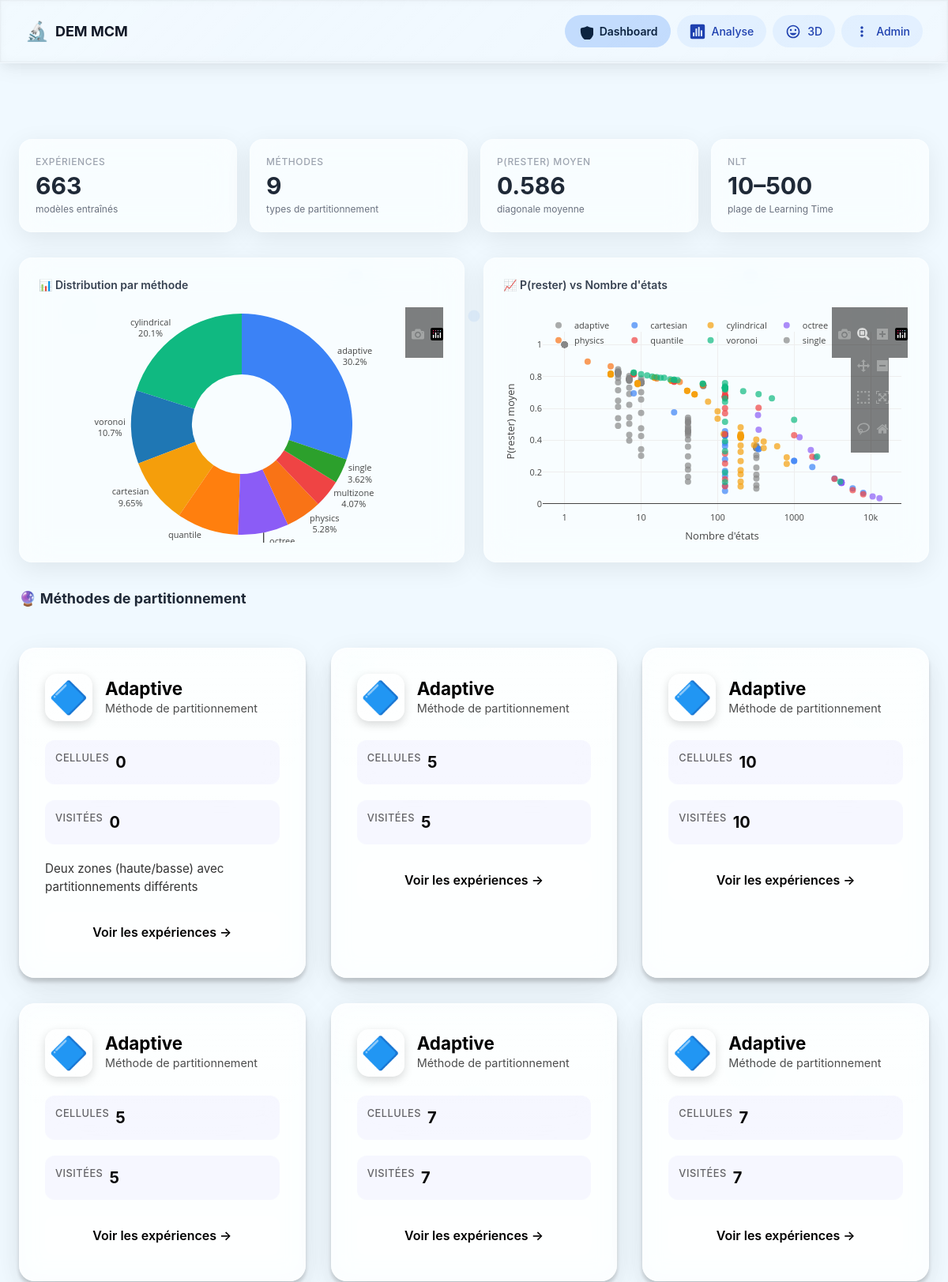
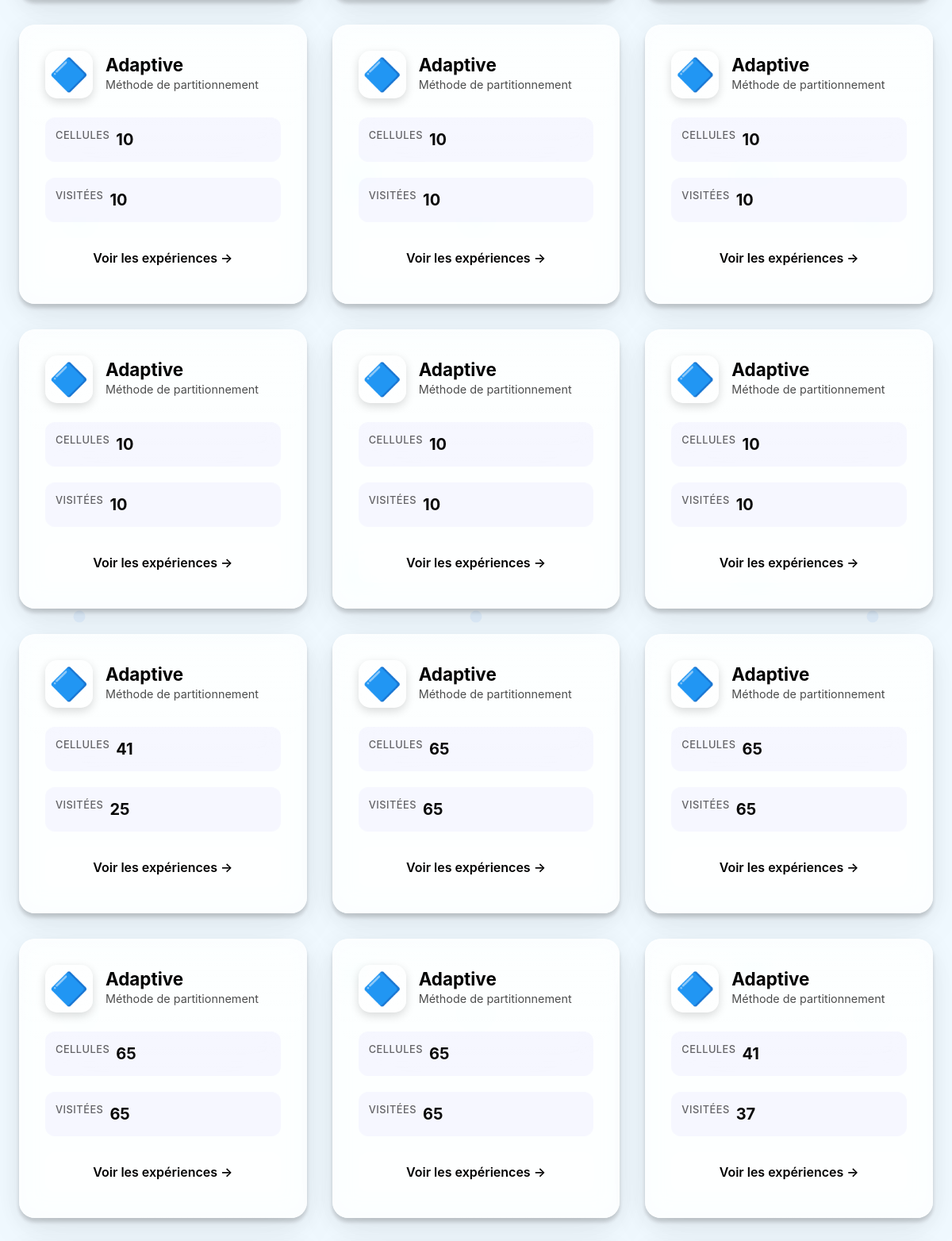
The page / (upper part) on the database its author committed (2 pictures, top to bottom).
### markov/models.py (models this page shows, shortened)
class PartitionMethod(models.Model):
    METHODS = [
        ("cartesian", "Cartésien"),
        ("cylindrical", "Cylindrique"),
        ("voronoi", "Voronoï (K-means)"),
        ("quantile", "Quantile (équi-pop)"),
        ("octree", "Octree adaptatif"),
        ("physics", "Physics-aware"),
        ("adaptive","Adaptive"),
        ("multizone","Multizone"),
        ("single","Single")
    ]
    name = models.CharField(max_length=50, choices=METHODS, db_index=True)
    description = models.TextField(blank=True)
    parameters = models.JSONField(
        default=dict,
        help_text="Paramètres du partitionneur (nx, ny, nz, nr, ntheta, n_cells, ...)"
    )
    label = models.CharField(max_length=200, unique=True, db_index=True)
    n_cells = models.IntegerField(default=0)
    n_cells_visited = models.IntegerField(default=0, blank=True)
    population_mean = models.FloatField(null=True, blank=True)
    population_std = models.FloatField(null=True, blank=True)
    population_cv = models.FloatField(
        null=True, blank=True,
        help_text="Coefficient de variation = std/mean (plus petit = mieux)"
    )
    created_at = models.DateTimeField(auto_now_add=True)
    class Meta:
        ordering = ["name", "n_cells"]
        verbose_name = "Méthode de partitionnement"

### markov/views.py (the view)
# urls.py: path("", views.dashboard, name="dashboard"),
def dashboard(request):
    methods = PartitionMethod.objects.all().order_by("name")
    experiments = Experiment.objects.select_related("partition_method", "matrix")
    stats = {
        "total_experiments": experiments.count(),
        "total_methods": PartitionMethod.objects.values("name").distinct().count(),
        "avg_diagonal": TransitionMatrix.objects.aggregate(avg=Avg("diagonal_mean"))[
            "avg"
        ],
        "nlt_range": experiments.aggregate(min=Min("nlt"), max=Max("nlt")),
    }
    method_distribution = list(
        experiments.values("partition_method__name")
        .annotate(count=Count("id"))
        .order_by("partition_method__name")
    )
    return render(
        request,
        "markov/dashboard.html",
        {
            "stats": stats,
            "methods": methods,
            "method_distribution": json.dumps(method_distribution),
            "recent_experiments": experiments[:10],
        },
    )

### markov/templates/markov/dashboard.html (shortened to what this page needs)
{% extends "markov/base.html" %}
{% block content %}
<div class="fade-in">
    <div class="grid grid-cols-1 md:grid-cols-2 lg:grid-cols-4 gap-4 mb-8">
        <div class="glass-card p-5">
            <div class="text-xs font-medium text-gray-400 uppercase tracking-wider">Expériences</div>
            <div class="text-3xl font-bold text-gray-800 mt-1">{{ stats.total_experiments }}</div>
            <div class="text-xs text-gray-500 mt-1">modèles entraînés</div>
        </div>
        <div class="glass-card p-5">
            <div class="text-xs font-medium text-gray-400 uppercase tracking-wider">Méthodes</div>
            <div class="text-3xl font-bold text-gray-800 mt-1">{{ stats.total_methods }}</div>
            <div class="text-xs text-gray-500 mt-1">types de partitionnement</div>
        </div>
        <div class="glass-card p-5">
            <div class="text-xs font-medium text-gray-400 uppercase tracking-wider">P(rester) moyen</div>
            <div class="text-3xl font-bold text-gray-800 mt-1">
                {{ stats.avg_diagonal|floatformat:3|default:"—" }}
            </div>
            <div class="text-xs text-gray-500 mt-1">diagonale moyenne</div>
        </div>
        <div class="glass-card p-5">
            <div class="text-xs font-medium text-gray-400 uppercase tracking-wider">NLT</div>
            <div class="text-3xl font-bold text-gray-800 mt-1">
                {{ stats.nlt_range.min }}–{{ stats.nlt_range.max }}
            </div>
            <div class="text-xs text-gray-500 mt-1">plage de Learning Time</div>
        </div>
    </div>
    <div class="grid grid-cols-1 lg:grid-cols-2 gap-6 mb-8">
        <div class="glass-card p-6">
            <h3 class="text-sm font-semibold text-gray-700 mb-4">
                📊 Distribution par méthode
            </h3>
            <div id="chart-methods" style="height: 300px;"></div>
        </div>
        <div class="glass-card p-6">
            <h3 class="text-sm font-semibold text-gray-700 mb-4">
                📈 P(rester) vs Nombre d'états
            </h3>
            <div id="chart-diagonal" style="height: 300px;"></div>
        </div>
    </div>
    <h2 class="text-lg font-bold text-gray-800 mb-4">🔮 Méthodes de partitionnement</h2>
    {% include "markov/partials/method-cards-liquid.html" with methods=methods %}
</div>
{% endblock %}

### markov/templates/markov/partials/method-cards-liquid.html (shortened to what this page needs)
{% load static %}
<div class="methods-grid-liquid">
    {% for method in methods %}
    <div class="method-card-liquid" data-method-id="{{ method.name }}">
        <div class="card-header">
            <div class="card-icon">
                {% if method.name == 'cartesian' %}
                    📦
                {% elif method.name == 'cylindrical' %}
                    🔄
                {% elif method.name == 'voronoi' %}
                    🎲
                {% elif method.name == 'quantile' %}
                    📊
                {% elif method.name == 'octree' %}
                    🌳
                {% elif method.name == 'physics' %}
                    ⚛️
                {% else %}
                    🔷
                {% endif %}
            </div>
            <div>
                <h3 class="card-title">{{ method.get_name_display }}</h3>
                <p class="card-subtitle">Méthode de partitionnement</p>
            </div>
        </div>
        <div class="card-content">
            <div class="metric">
                <span class="metric-label">Cellules</span>
                <span class="metric-value">{{ method.n_cells }}</span>
            </div>
            <div class="metric">
                <span class="metric-label">Visitées</span>
                <span class="metric-value">{{ method.n_cells_visited }}</span>
            </div>
            {% if method.description %}
            <div class="card-description">
                {{ method.description|truncatewords:20 }}
            </div>
            {% endif %}
            <a href="{% url 'markov:experiment_list' %}?method={{ method.name }}" class="card-button">
                Voir les expériences →
            </a>
        </div>
    </div>
    {% empty %}
    <div style="grid-column: 1 / -1; text-align: center; padding: 2rem; opacity: 0.5;">
        <p>Aucune méthode de partitionnement disponible</p>
    </div>
    {% endfor %}
</div>

### markov/static/markov/css/glass-nav.css (style rules this page uses)
:root { --nav-width: 100%; --nav-height: 80px; --nav-radius: 0px; --nav-frost: 0.08; --nav-saturation: 1.2; }
.glass-card { background: rgba(255, 255, 255, 0.65); backdrop-filter: blur(20px) saturate(180%); -webkit-backdrop-filter: blur(20px) saturate(180%); border: 1px solid rgba(255, 255, 255, 0.3); border-radius: 16px; box-shadow: 0 8px 32px rgba(0, 0, 0, 0.08); transition: all 0.3s ease; }

### markov/static/markov/css/glass-effects.css (style rules this page uses)
:root { --glass-bg: rgba(255, 255, 255, 0.7); --glass-bg-dark: rgba(20, 20, 20, 0.5); --glass-border: rgba(255, 255, 255, 0.2); --glass-border-dark: rgba(255, 255, 255, 0.1); --glass-shadow: 0 8px 32px rgba(31, 38, 135, 0.1); --glass-shadow-dark: 0 8px 32px rgba(0, 0, 0, 0.3); --accent-color: #3b82f6; --accent-hover: #2563eb; }
.glass-card { background: var(--glass-bg); backdrop-filter: blur(20px) saturate(180%); -webkit-backdrop-filter: blur(20px) saturate(180%); border: 1px solid var(--glass-border); border-radius: 16px; box-shadow: var(--glass-shadow); transition: all 0.3s cubic-bezier(0.175, 0.885, 0.32, 2.2); overflow: hidden; }

### markov/templates/markov/base.html (style rules this page uses)
body { margin: 0; padding: 0; font-family: -apple-system, BlinkMacSystemFont, 'Segoe UI', sans-serif; background-size: 500px; background-attachment: fixed; }
.glass-card { background: rgba(255, 255, 255, 0.65); backdrop-filter: blur(20px) saturate(180%); -webkit-backdrop-filter: blur(20px) saturate(180%); border: 1px solid rgba(255, 255, 255, 0.3); border-radius: 16px; box-shadow: 0 8px 32px rgba(0, 0, 0, 0.08); transition: all 0.3s ease; }
.fade-in { animation: fadeIn 0.3s ease-in; }

### rows shown on the page
PartitionMethod: name "Adaptive", n_cells "0", n_cells_visited "0", description "Deux zones (haute/basse) avec partitionnements différents"
PartitionMethod: name "Adaptive", n_cells "5", n_cells_visited "5"
PartitionMethod: name "Adaptive", n_cells "10", n_cells_visited "10"
PartitionMethod: name "Adaptive", n_cells "5", n_cells_visited "5"
PartitionMethod: name "Adaptive", n_cells "7", n_cells_visited "7"
PartitionMethod: name "Adaptive", n_cells "7", n_cells_visited "7"
PartitionMethod: name "Adaptive", n_cells "10", n_cells_visited "10"
PartitionMethod: name "Adaptive", n_cells "10", n_cells_visited "10"
PartitionMethod: name "Adaptive", n_cells "10", n_cells_visited "10"
PartitionMethod: name "Adaptive", n_cells "10", n_cells_visited "10"
PartitionMethod: name "Adaptive", n_cells "10", n_cells_visited "10"
PartitionMethod: name "Adaptive", n_cells "10", n_cells_visited "10"
PartitionMethod: name "Adaptive", n_cells "41", n_cells_visited "25"
PartitionMethod: name "Adaptive", n_cells "65", n_cells_visited "65"
PartitionMethod: name "Adaptive", n_cells "65", n_cells_visited "65"
PartitionMethod: name "Adaptive", n_cells "65", n_cells_visited "65"
PartitionMethod: name "Adaptive", n_cells "65", n_cells_visited "65"
PartitionMethod: name "Adaptive", n_cells "41", n_cells_visited "37"

### other values the page prints
{{ stats.total_experiments }} "663"
{{ stats.total_methods }} "9"
{{ stats.avg_diagonal|floatformat:3|default:"—" }} "0.586"
{{ stats.nlt_range.min }} "10"
{{ stats.nlt_range.max }} "500"
